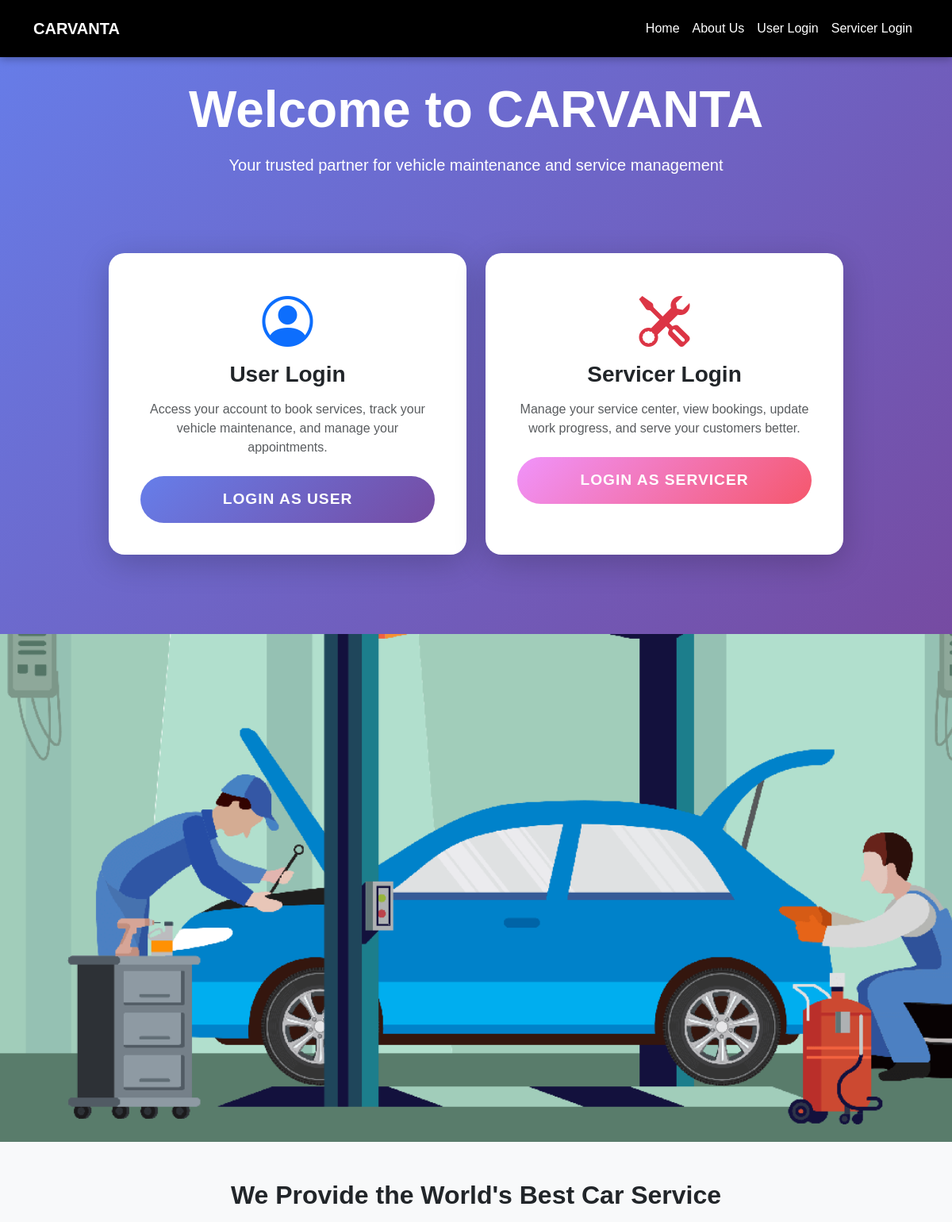
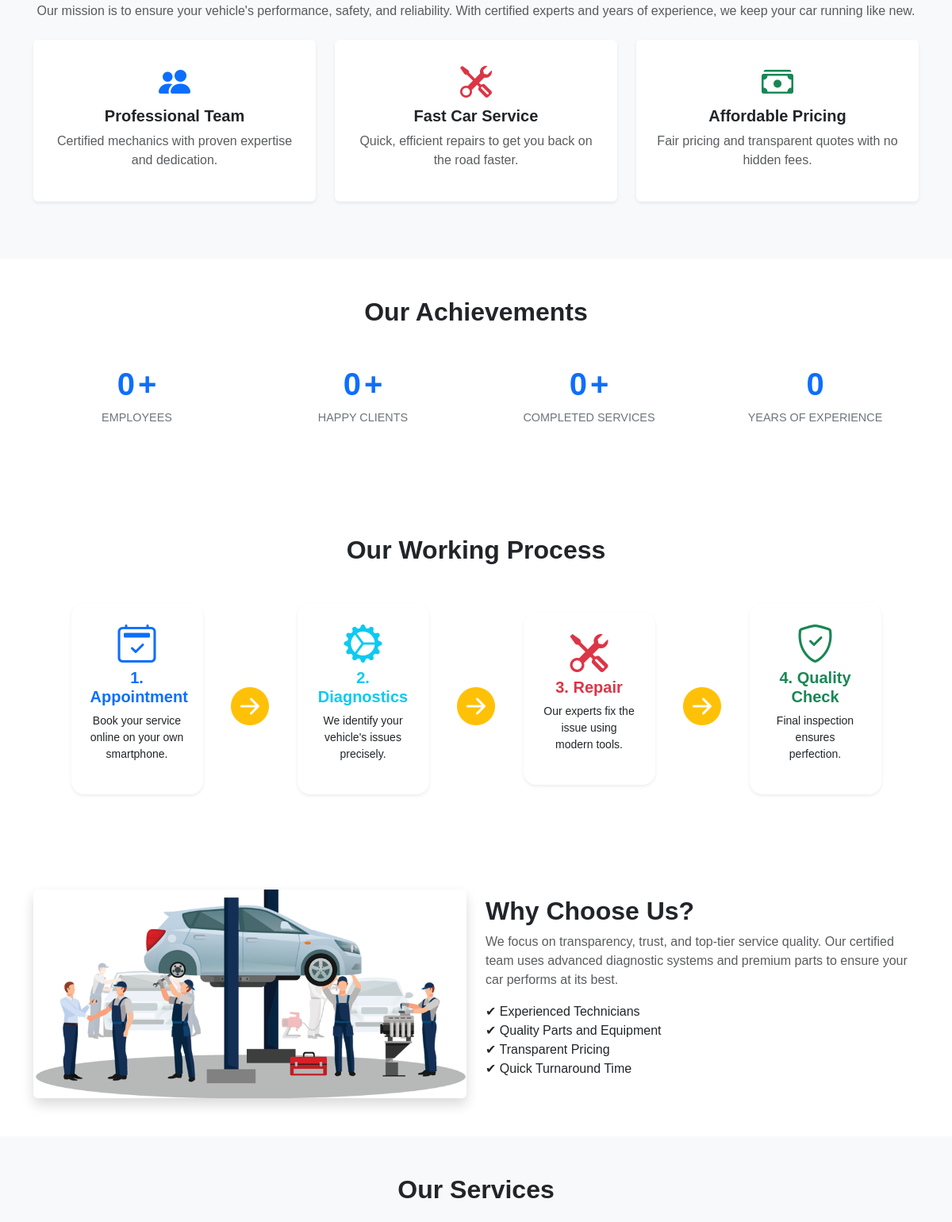
The app's page / (upper part), older data (2 pictures, top to bottom).
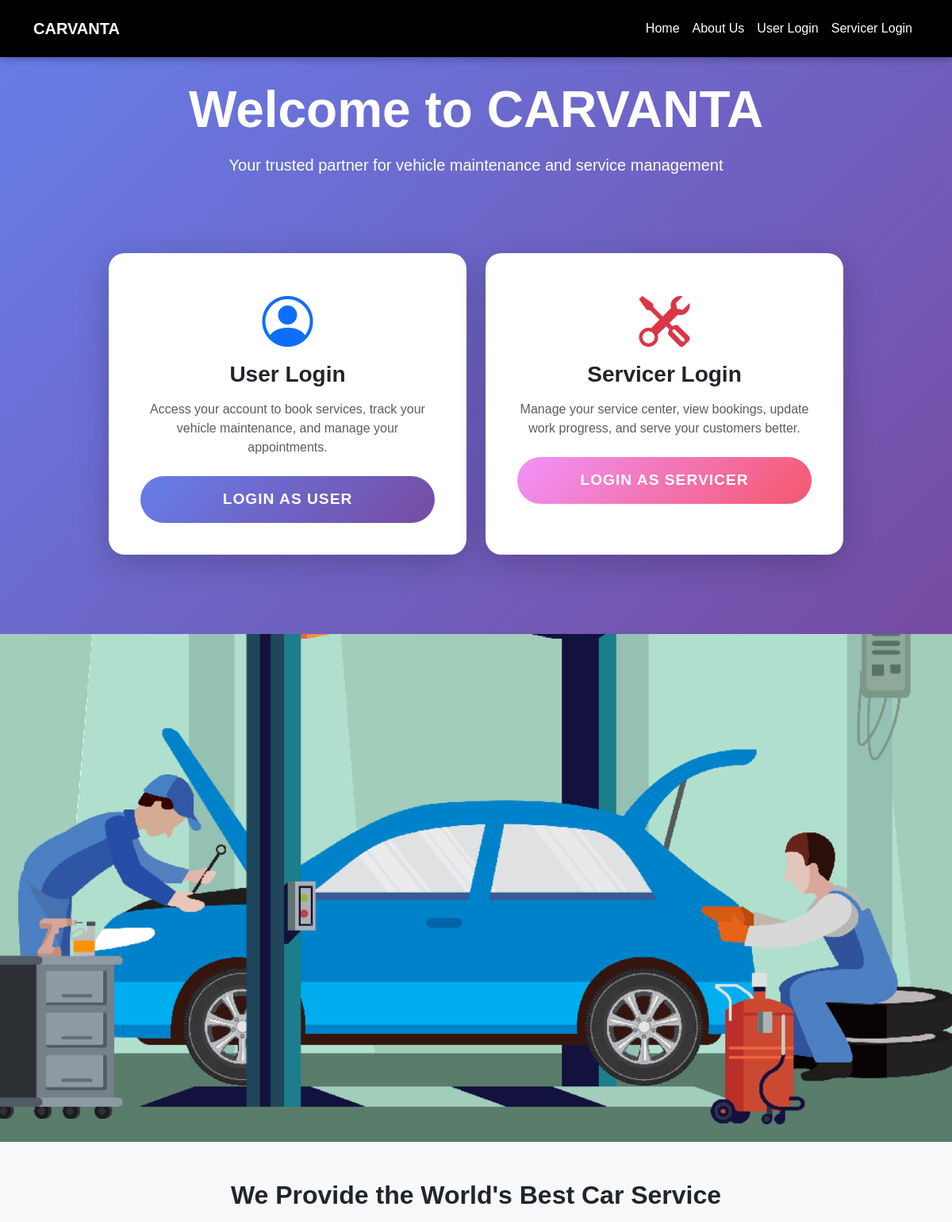
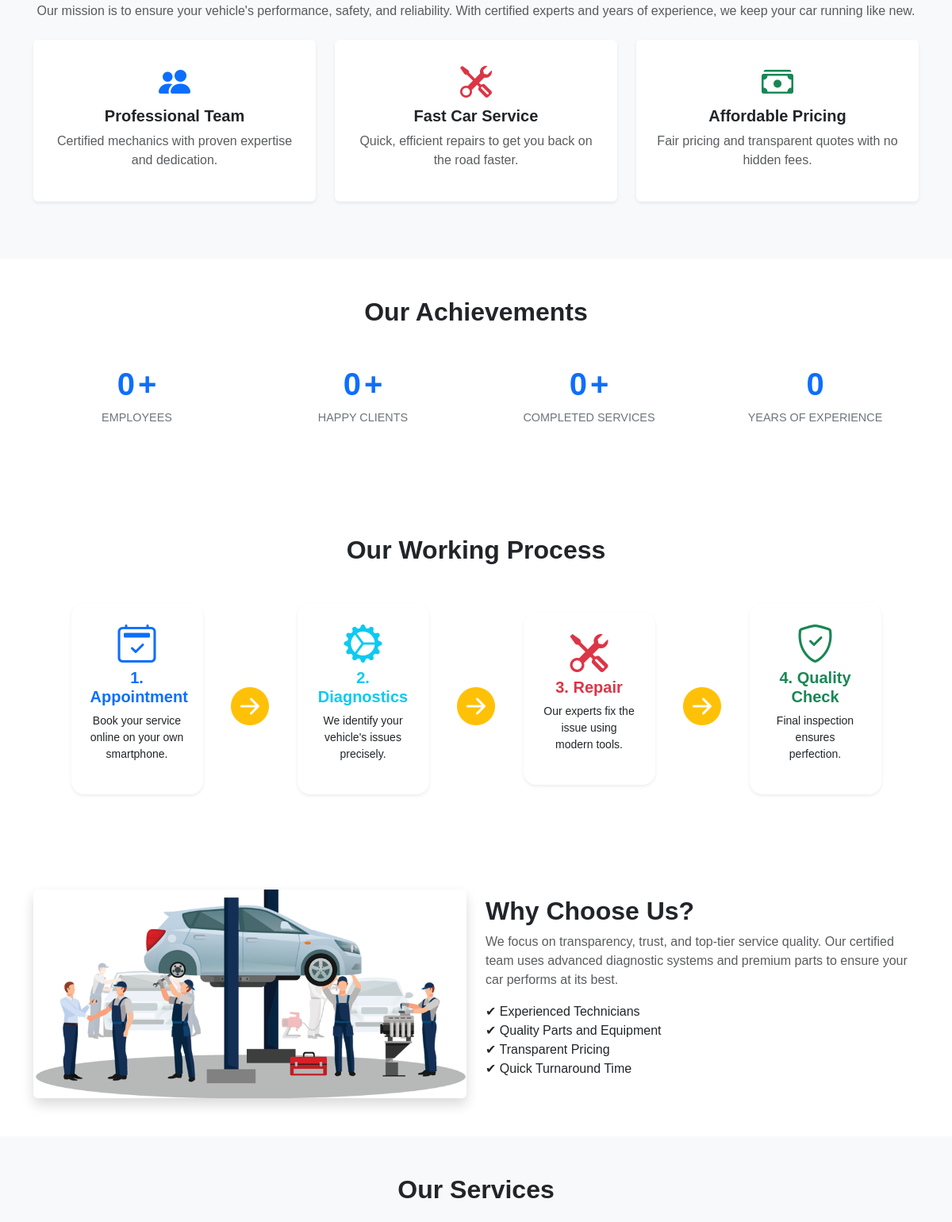
The same page, newer data (2 pictures, top to bottom).
### accounts/models.py (models this page shows, shortened)
class SystemSettings(models.Model):
    user_background_image = models.ImageField(
        upload_to='system/user_backgrounds/',
        blank=True,
        null=True,
        help_text="Background image for User interface"
    )
    servicer_background_image = models.ImageField(
        upload_to='system/servicer_backgrounds/',
        blank=True,
        null=True,
        help_text="Background image for Servicer interface"
    )
    landing_hero_image = models.ImageField(
        upload_to='system/landing/',
        blank=True,
        null=True,
        help_text="Hero image for landing page (main banner image)"
    )
    landing_service_image = models.ImageField(
        upload_to='system/landing/',
        blank=True,
        null=True,
        help_text="Service image for landing page (Why Choose Us section)"
    )
    updated_at = models.DateTimeField(auto_now=True)
    class Meta:
        verbose_name = "System Settings"
        verbose_name_plural = "System Settings"
    @classmethod
    def get_settings(cls):
        settings, created = cls.objects.get_or_create(pk=1)
        return settings

### accounts/views.py (the view)
# urls.py: path('', views.home, name='home'),
def home(request):
    return render(request, "accounts/home.html")

### accounts/context_processors.py (called while the page is built)
def system_settings(request):
    try:
        settings = SystemSettings.get_settings()
    except Exception:
        settings = SystemSettings.objects.first()
        if not settings:
            settings = SystemSettings.objects.create(pk=1)
    return {
        'system_settings': settings,
    }

### accounts/templates/accounts/home.html (shortened to what this page needs)
{% extends 'base.html' %}
{% load static %}
{% block content %}
<section class="login-buttons-section">
  <div class="container">
    <div class="row justify-content-center text-center mb-5">
      <div class="col-lg-10">
        <h1 class="text-white display-3 fw-bold mb-3">Welcome to CARVANTA</h1>
        <p class="text-white lead mb-5">Your trusted partner for vehicle maintenance and service management</p>
      </div>
    </div>
    <div class="row g-4 justify-content-center">
      <div class="col-lg-5 col-md-6">
        <div class="login-card text-center">
          <i class="bi bi-person-circle login-icon text-primary"></i>
          <h3 class="fw-bold mb-3">User Login</h3>
          <p class="text-muted mb-4">Access your account to book services, track your vehicle maintenance, and manage your appointments.</p>
          <a href="{% url 'login_page' %}" class="btn btn-login btn-user-login w-100">Login as User</a>
        </div>
      </div>
      <div class="col-lg-5 col-md-6">
        <div class="login-card text-center">
          <i class="bi bi-tools login-icon text-danger"></i>
          <h3 class="fw-bold mb-3">Servicer Login</h3>
          <p class="text-muted mb-4">Manage your service center, view bookings, update work progress, and serve your customers better.</p>
          <a href="{% url 'servicer_login' %}" class="btn btn-login btn-servicer-login w-100">Login as Servicer</a>
        </div>
      </div>
    </div>
  </div>
</section>
{% if system_settings.landing_hero_image %}
<img src="{{ system_settings.landing_hero_image.url }}" class="d-block w-100 hero-img" alt="Hero Image" style="height:80vh; object-fit:cover;">
{% else %}
<img src="{% static 'body_img.png' %}" class="d-block w-99 hero-img" alt="Hero Image" style="height:80vh; object-fit:cover;">
{% endif %}
<section id="about" class="py-5 bg-light">
  <div class="container text-center">
    <h2 class="fw-bold mb-3">We Provide the World's Best Car Service</h2>
    <p class="text-muted mb-4">
      Our mission is to ensure your vehicle's performance, safety, and reliability.
      With certified experts and years of experience, we keep your car running like new.
    </p>
    <div class="row mt-4">
      <div class="col-md-4 mb-4">
        <div class="p-4 bg-white shadow-sm rounded h-100">
          <i class="bi bi-people-fill fs-1 text-primary mb-3"></i>
          <h5 class="fw-bold text-dark mb-2">Professional Team</h5>
          <p class="text-muted">Certified mechanics with proven expertise and dedication.</p>
        </div>
      </div>
      <div class="col-md-4 mb-4">
        <div class="p-4 bg-white shadow-sm rounded h-100">
          <i class="bi bi-tools fs-1 text-danger mb-3"></i>
          <h5 class="fw-bold text-dark mb-2">Fast Car Service</h5>
          <p class="text-muted">Quick, efficient repairs to get you back on the road faster.</p>
        </div>
      </div>
      <div class="col-md-4 mb-4">
        <div class="p-4 bg-white shadow-sm rounded h-100">
          <i class="bi bi-cash-stack fs-1 text-success mb-3"></i>
          <h5 class="fw-bold text-dark mb-2">Affordable Pricing</h5>
          <p class="text-muted">Fair pricing and transparent quotes with no hidden fees.</p>
        </div>
      </div>
    </div>
  </div>
</section>
<section id="stats" class="py-5 text-center text-dark">
  <div class="container">
    <h2 class="fw-bold mb-5">Our Achievements</h2>
    <div class="row">
      <div class="col-6 col-md-3 mb-4">
        <h1 class="fw-bold">
          <span class="text-primary count" data-target="20" data-duration="1500">0</span><span class="plus text-primary">+</span>
        </h1>
        <p class="text-secondary">EMPLOYEES</p>
      </div>
      <div class="col-6 col-md-3 mb-4">
        <h1 class="fw-bold">
          <span class="text-primary count" data-target="100" data-duration="1600">0</span><span class="plus text-primary">+</span>
        </h1>
        <p class="text-secondary">HAPPY CLIENTS</p>
      </div>
      <div class="col-6 col-md-3 mb-4">
        <h1 class="fw-bold">
          <span class="text-primary count" data-target="200" data-duration="1700">0</span><span class="plus text-primary">+</span>
        </h1>
        <p class="text-secondary">COMPLETED SERVICES</p>
      </div>
      <div class="col-6 col-md-3 mb-4">
        <h1 class="fw-bold">
          <span class="text-primary count" data-target="5" data-duration="1200">0</span>
        </h1>
        <p class="text-secondary">YEARS OF EXPERIENCE</p>
      </div>
    </div>
  </div>
</section>
<section id="process" class="py-5 text-center text-white">
  <div class="container">
    <h2 class="fw-bold mb-5 text-dark">Our Working Process</h2>
    <div class="row justify-content-center align-items-center position-relative">
      <div class="col-md-2 mb-4">
        <div class="p-4 bg-mute rounded-4 shadow-sm h-100">
          <i class="bi bi-calendar2-check display-5 text-primary mb-3"></i>
          <h5 class="fw-bold text-primary">1. Appointment</h5>
          <p class="small text-dark">Book your service online on your own smartphone.</p>
        </div>
      </div>
      <div class="col-md-1 d-none d-md-block">
        <i class="bi bi-arrow-right-circle-fill display-5 text-warning"></i>
      </div>
      <div class="col-md-2 mb-4">
        <div class="p-4 bg-mute rounded-4 shadow-sm h-100">
          <i class="bi bi-gear-wide-connected display-5 text-info mb-3"></i>
          <h5 class="fw-bold text-info">2. Diagnostics</h5>
          <p class="small text-dark">We identify your vehicle's issues precisely.</p>
        </div>
      </div>
      <div class="col-md-1 d-none d-md-block">
        <i class="bi bi-arrow-right-circle-fill display-5 text-warning"></i>
      </div>
      <div class="col-md-2 mb-4">
        <div class="p-4 bg-mute rounded-4 shadow-sm h-100">
          <i class="bi bi-tools display-5 text-danger mb-3"></i>
          <h5 class="fw-bold text-danger">3. Repair</h5>
          <p class="small text-dark">Our experts fix the issue using modern tools.</p>
        </div>
      </div>
      <div class="col-md-1 d-none d-md-block">
        <i class="bi bi-arrow-right-circle-fill display-5 text-warning"></i>
      </div>
      <div class="col-md-2 mb-4">
        <div class="p-4 bg-mute rounded-4 shadow-sm h-100">
          <i class="bi bi-shield-check display-5 text-success mb-3"></i>
          <h5 class="fw-bold text-success">4. Quality Check</h5>
          <p class="small text-dark">Final inspection ensures perfection.</p>
        </div>
      </div>
    </div>
  </div>
</section>
<section class="py-5">
  <div class="container">
    <div class="row align-items-center">
      <div class="col-md-6 mb-4 mb-md-0">
        {% if system_settings.landing_service_image %}
        <img src="{{ system_settings.landing_service_image.url }}" class="img-fluid rounded shadow" alt="Mechanics">
        {% else %}
        <img src="{% static 'service_1.png' %}" class="img-fluid rounded shadow" alt="Mechanics">
        {% endif %}
      </div>
      <div class="col-md-6">
        <h2 class="fw-bold">Why Choose Us?</h2>
        <p class="text-muted">We focus on transparency, trust, and top-tier service quality. Our certified team uses advanced diagnostic systems and premium parts to ensure your car performs at its best.</p>
        <ul class="list-unstyled">
          <li>✔ Experienced Technicians</li>
          <li>✔ Quality Parts and Equipment</li>
          <li>✔ Transparent Pricing</li>
          <li>✔ Quick Turnaround Time</li>
        </ul>
      </div>
    </div>
  </div>
</section>
<section id="services" class="py-5 bg-light">
  <div class="container text-center">
    <h2 class="fw-bold mb-4">Our Services</h2>
  </div>
</section>
{% endblock %}

### accounts/templates/base.html (shortened to what this page needs)
{% load static %}
<!DOCTYPE html>
<html lang="en">
<head>
<link href="https://cdn.jsdelivr.net/npm/bootstrap@5.3.3/dist/css/bootstrap.min.css" rel="stylesheet">
<link rel="stylesheet" href="https://cdn.jsdelivr.net/npm/bootstrap-icons@1.11.3/font/bootstrap-icons.min.css">
</head>
<body>
<nav class="navbar navbar-expand-lg navbar-dark fixed-top py-3">
<div class="container">
<a class="navbar-brand fw-bold" href="{% url 'home' %}">CARVANTA</a>
    <div class="collapse navbar-collapse justify-content-end" id="navbarNav">
<ul class="navbar-nav text-center align-items-center">
        <li class="nav-item">
<a class="nav-link" href="{% url 'home' %}">Home</a>
</li>
        <li class="nav-item">
<a class="nav-link" href="{% url 'about_us' %}">About Us</a>
</li>
        {% if not user.is_authenticated %}
<li class="nav-item">
<a class="nav-link" href="{% url 'login_page' %}">User Login</a>
</li>
          <li class="nav-item">
<a class="nav-link" href="{% url 'servicer_login' %}">Servicer Login</a>
</li>
        {% endif %}
      </ul>
</div>
</div>
</nav>
<main>
  {% block content %}
  {% endblock %}
</main>
</body>
</html>

### accounts/templates/base.html (style rules this page uses)
body { font-family: 'Poppins', sans-serif; scroll-behavior: smooth; padding-top: 80px; }
.navbar { background-color: #000; box-shadow: 0 2px 10px rgba(0,0,0,0.3); }
.navbar-brand, .nav-link { color: #fff !important; font-weight: 500; }

### accounts/templates/accounts/home.html (style rules this page uses)
.hero-img { margin-top: 0px; }
#stats h1 { font-size: 2.5rem; margin: 0; display: inline-block; }
#stats p { font-size: .9rem; margin-top: .5rem; }
.plus { margin-left: 4px; color: #ffc107; font-weight: 700; }
.login-buttons-section { background: linear-gradient(135deg, #667eea 0%, #764ba2 100%); padding: 100px 0; margin-top: -80px; }
.login-card { background: white; border-radius: 20px; padding: 40px; box-shadow: 0 10px 40px rgba(0,0,0,0.2); transition: transform 0.3s ease, box-shadow 0.3s ease; height: 100%; }
.login-icon { font-size: 4rem; margin-bottom: 20px; }
.btn-login { padding: 15px 40px; font-size: 1.2rem; font-weight: 600; border-radius: 50px; transition: all 0.3s ease; text-transform: uppercase; letter-spacing: 1px; }
.btn-user-login { background: linear-gradient(135deg, #667eea 0%, #764ba2 100%); border: none; color: white; }
.btn-servicer-login { background: linear-gradient(135deg, #f093fb 0%, #f5576c 100%); border: none; color: white; }

Row changes from the older to the newer data that the page shows:
now on this page (row edited): SystemSettings: landing_hero_image (picture), landing_service_image (picture)
